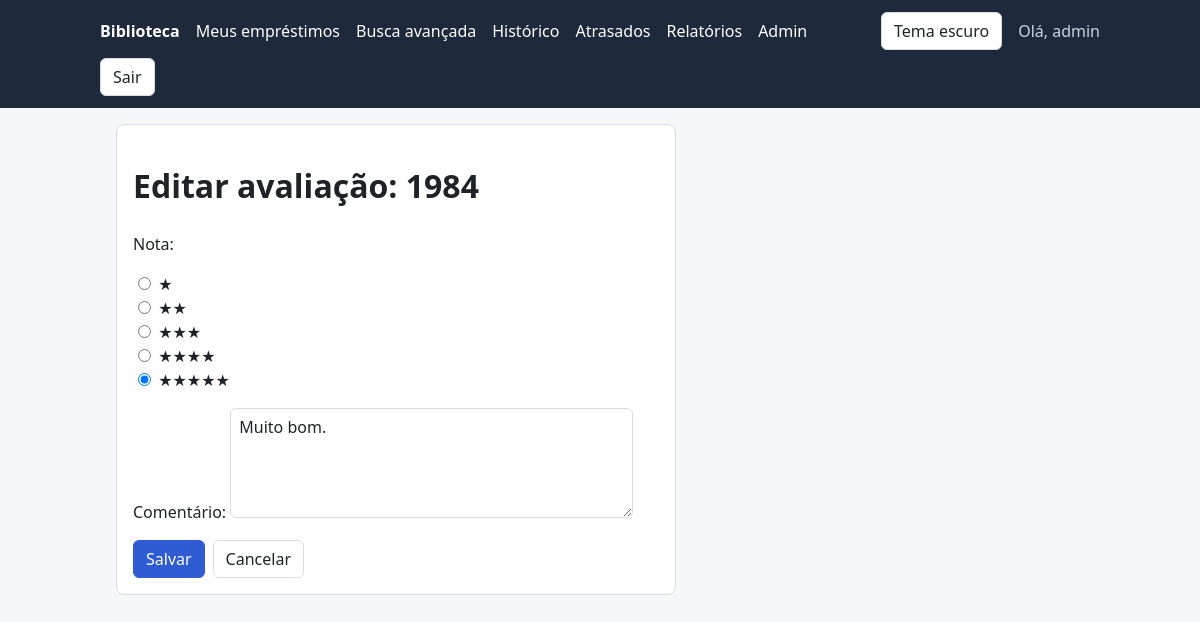
Page /livros/3/avaliar/ (signed in) on the committed database.
### catalog/models.py (models this page shows, shortened)
class Book(models.Model):
    title = models.CharField("Título", max_length=255)  # texto curto, até 255 caracteres
    author = models.CharField("Autor(a)", max_length=255)
    isbn = models.CharField("ISBN", max_length=13, unique=True)  # unique: o banco não aceita ISBN repetido
    copies_total = models.PositiveIntegerField("Cópias totais", default=1)  # inteiro >= 0; vale 1 se ninguém informar
    image = models.ImageField("Capa", upload_to="book_covers/", blank=True, null=True)
    category = models.ForeignKey(
        Category,
        on_delete=models.SET_NULL,
        null=True,
        blank=True,
        related_name="books",  # permite fazer categoria.books.all()
        verbose_name="Categoria",
    )
    language = models.CharField("Idioma", max_length=50, blank=True)
    publisher = models.CharField("Editora", max_length=150, blank=True)
    edition_year = models.PositiveSmallIntegerField("Ano de edição", null=True, blank=True)
    created_at = models.DateTimeField("Cadastrado em", auto_now_add=True)  # preenchido sozinho na criação
    class Meta:
        ordering = ["title"]  # ordem padrão das consultas: alfabética pelo título
        verbose_name = "Livro"  # nome no singular, usado pelo Admin
        verbose_name_plural = "Livros"  # nome no plural, usado pelo Admin
    def was_borrowed_by(self, user):
        return self.loans.filter(user=user).exists()

class Review(models.Model):
    RATING_CHOICES = [(n, "★" * n) for n in range(1, 6)]
    book = models.ForeignKey(Book, on_delete=models.CASCADE, related_name="reviews", verbose_name="Livro")
    user = models.ForeignKey(
        settings.AUTH_USER_MODEL,
        on_delete=models.CASCADE,
        related_name="reviews",
        verbose_name="Usuário",
    )
    rating = models.PositiveSmallIntegerField("Nota", choices=RATING_CHOICES)
    comment = models.TextField("Comentário", blank=True)  # opcional
    created_at = models.DateTimeField("Criada em", auto_now_add=True)  # preenchido só na criação
    updated_at = models.DateTimeField("Atualizada em", auto_now=True)  # atualizado a cada save()
    class Meta:
        ordering = ["-created_at"]
        verbose_name = "Avaliação"
        verbose_name_plural = "Avaliações"
        constraints = [
            models.UniqueConstraint(fields=["book", "user"], name="uma_avaliacao_por_leitor"),
        ]

### catalog/views.py (the view)
# urls.py: path("livros/<int:book_id>/avaliar/", views.review_book, name="review_book"),
@login_required
def review_book(request, book_id):
    book = get_object_or_404(Book, pk=book_id)
    if not book.was_borrowed_by(request.user):
        messages.error(request, "Só quem já pegou este livro emprestado pode avaliá-lo.")
        return redirect("catalog:book_detail", book_id=book.id)
    review = Review.objects.filter(book=book, user=request.user).first()
    if request.method == "POST":
        form = ReviewForm(request.POST, instance=review)
        if form.is_valid():
            review = form.save(commit=False)  # monta o objeto sem gravar: faltam livro e usuário
            review.book = book
            review.user = request.user
            review.save()  # agora sim grava no banco
            messages.success(request, "Avaliação salva. Obrigado pela opinião!")
            return redirect("catalog:book_detail", book_id=book.id)
    else:
        form = ReviewForm(instance=review)
    return render(request, "catalog/review_form.html", {"form": form, "book": book, "editing": review is not None})

### catalog/forms.py
class ReviewForm(forms.ModelForm):
    rating = forms.TypedChoiceField(label="Nota", choices=Review.RATING_CHOICES, coerce=int, widget=forms.RadioSelect)
    class Meta:
        model = Review
        fields = ["rating", "comment"]
        widgets = {
            "comment": forms.Textarea(attrs={"rows": 4, "placeholder": "O que você achou do livro?"}),
        }

### templates/catalog/review_form.html (shortened to what this page needs)
{% extends "base.html" %}
{% block content %}
  <div class="card" style="max-width: 560px;">
    <h1>{% if editing %}Editar avaliação{% else %}Avaliar{% endif %}: {{ book.title }}</h1>
    <form method="post">
      {{ form.as_p }}
      <div class="actions">
        <button class="btn btn-primary" type="submit">Salvar</button>
        <a class="btn" href="{% url 'catalog:book_detail' book.id %}">Cancelar</a>
      </div>
    </form>
  </div>
{% endblock %}

### templates/base.html (shortened to what this page needs)
{% load static %}
<!DOCTYPE html>
<html lang="pt-br">
<head>
  <link rel="stylesheet" href="{% static 'css/style.css' %}">
</head>
<body>
  <header>
    <nav>
      <a href="{% url 'catalog:book_list' %}"><strong>Biblioteca</strong></a>
      {% if user.is_authenticated %}
        <a href="{% url 'catalog:my_loans' %}">Meus empréstimos</a>
        <a href="{% url 'catalog:advanced_search' %}">Busca avançada</a>
        <a href="{% url 'catalog:search_history' %}">Histórico</a>
        {% if user.is_staff %}
          <a href="{% url 'catalog:overdue_loans' %}">Atrasados</a>
          <a href="{% url 'catalog:reports_index' %}">Relatórios</a>
          <a href="{% url 'admin:index' %}">Admin</a>
        {% endif %}
      {% endif %}
      <button id="theme-toggle" class="btn" type="button">Tema escuro</button>
      {% if user.is_authenticated %}
        <span class="user">Olá, {{ user.username }}</span>
        <form class="inline" method="post" action="{% url 'logout' %}">
          <button class="btn" type="submit">Sair</button>
        </form>
      {% else %}
        <a href="{% url 'login' %}">Entrar</a>
      {% endif %}
    </nav>
  </header>
  <main>
    {% block content %}{% endblock %}
  </main>
</body>
</html>

### static/css/style.css (style rules this page uses)
:root { --bg: #f6f7f9; --card: #ffffff; --text: #1f2328; --muted: #6b7280; --border: #d9dde3; --primary: #2f5bd3; --header: #1e293b; --danger: #b42318; --success: #067647; --warning: #b54708; }
* { box-sizing: border-box; }
body { margin: 0; font-family: system-ui, Arial, sans-serif; background: var(--bg); color: var(--text); line-height: 1.5; }
a { color: var(--primary); }
header { background: var(--header); padding: 12px 16px; }
nav { max-width: 1000px; margin: 0 auto; display: flex; flex-wrap: wrap; gap: 8px 16px; align-items: center; }
nav a { color: #fff; text-decoration: none; }
nav .user { color: #cbd5e1; }
main { max-width: 1000px; margin: 0 auto; padding: 16px; }
.card { background: var(--card); border: 1px solid var(--border); border-radius: 8px; padding: 16px; margin-bottom: 16px; }
.btn { display: inline-block; padding: 6px 12px; border: 1px solid var(--border); border-radius: 6px; background: var(--card); color: var(--text); cursor: pointer; font: inherit; text-decoration: none; }
.btn-primary { background: var(--primary); border-color: var(--primary); color: #fff; }
form.inline { display: inline; }
input, select, textarea { font: inherit; padding: 6px 8px; border: 1px solid var(--border); border-radius: 6px; background: var(--card); color: var(--text); }
.actions { display: flex; flex-wrap: wrap; gap: 8px; align-items: center; margin-top: 12px; }

### rows in the picture
Book: title "1984"
Review: rating "☐ ★ ☐ ★★ ☐ ★★★ ☐ ★★★★ ☑ ★★★★★", comment "Muito bom."

### other values in the picture
{{ user.username }} "admin"
